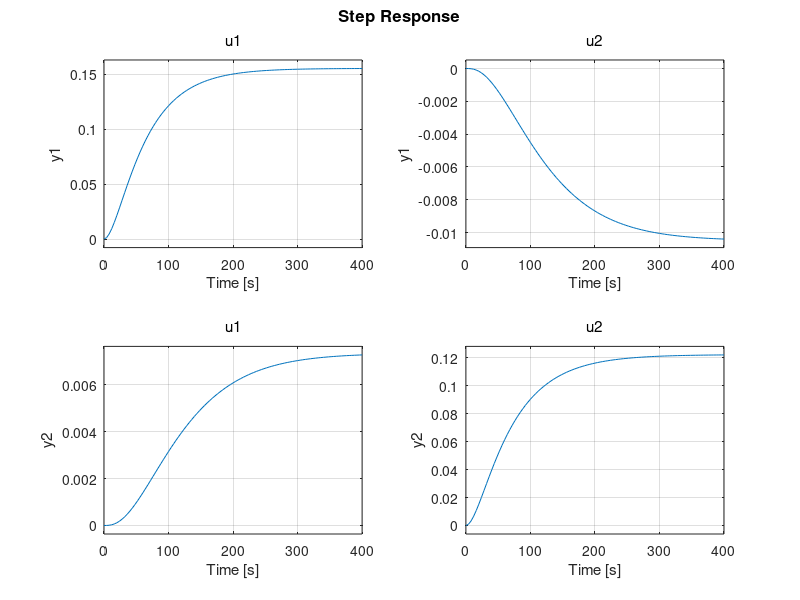
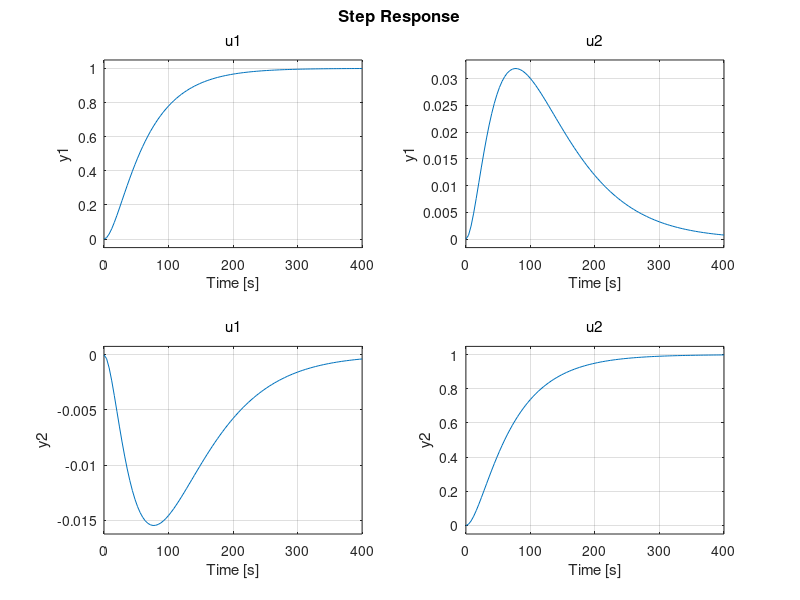

Write MATLAB code to recreate these figures, in order.
close all; clear all; clc
format long;
load('matrices.mat')

A = A;
B = B;
C = C;
D = D;

Ecl = eig(A);

cont_sys = ss(A,B,C,D);

Contr = ctrb(A,B);
Contr_check = length(A) - rank(Contr); % It is full rank thus controllable

%[wn,zeta,P] = damp(cont_sys);

%P = P*1.5

P=[-0.061372786488167
  -0.061372786488167
  -0.017546331167598
  -0.017546331167598] 

%P = 1.5*P

% Place poles of system @ desired location & Create Gain Matrix L
L  = place(A,B,P);


Acl = A-B*L;
Ecl = eig(Acl)

syscl = ss(Acl,B,C,D);

figure(1)
step(syscl)

Kdc = dcgain(syscl);
Lr = inv(Kdc);

figure(2)
syscl_scaled = ss(Acl,B*Lr,C,D);
step(syscl_scaled)

filename = 'LandLr.mat';
save('LandLr.mat','L','Lr','P');